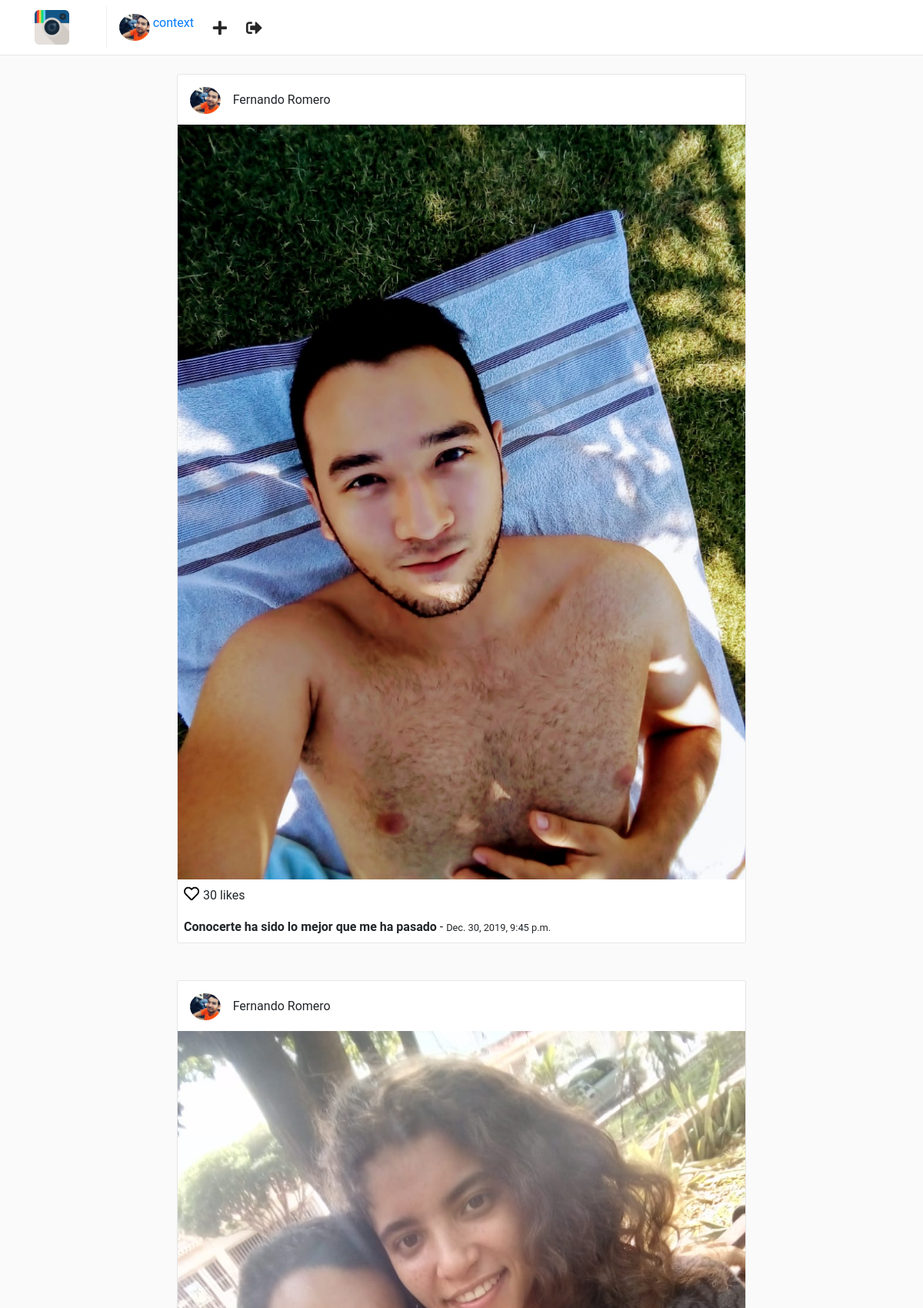
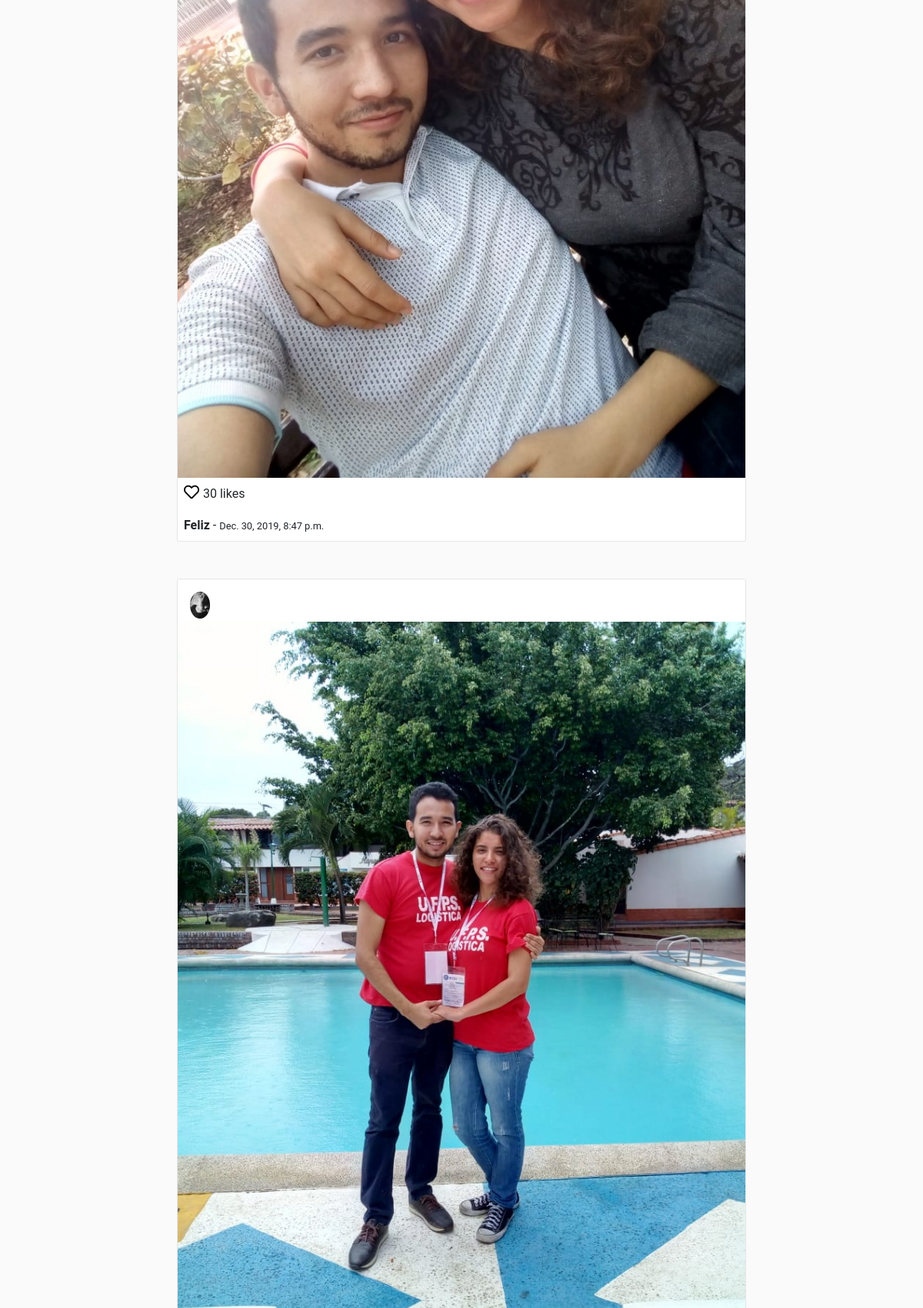
Screenshot of / (signed in, upper part) with the database file from the repository (2 pictures, top to bottom).
### users/models.py (models this page shows, shortened)
class Profile(models.Model):
    user = models.OneToOneField(User, on_delete=models.CASCADE)
    website =  models.URLField(max_length=200, blank=True)
    biography = models.TextField(blank=True)
    phone_number = models.CharField(max_length=20, blank=True)
    picture = models.ImageField(upload_to='users/pictures', blank=True, null= True)
    created = models.DateTimeField(auto_now_add=True)
    modified = models.DateField(auto_now=True)

### posts/models.py (models this page shows, shortened)
class Post(models.Model):
    user = models.ForeignKey(User, on_delete=models.CASCADE)
    profile = models.ForeignKey('users.Profile', on_delete=models.CASCADE)
    title = models.CharField(max_length=255)
    photo = models.ImageField(upload_to='posts/photos')
    created = models.DateTimeField(auto_now_add=True)
    modified = models.DateTimeField(auto_now=True)

### posts/views.py (the view)
# urls.py: path('', views.PostFeedView.as_view(), name='feed'),
class PostFeedView(LoginRequiredMixin, ListView):
    template_name = 'posts/feed.html'
    model= Post
    ordering = ('-created',)
    paginate_by= 30
    context_object_name='posts'

### templates/posts/feed.html (shortened to what this page needs)
{% extends "base.html" %}
{% block container %}
    <div class="container">
        <div class="row">
            {% for post in posts %}
            {% include 'posts/post_card.html' %}
            {% endfor %}
        </div>
    </div>
{% endblock %}

### templates/base.html (shortened to what this page needs)
<!DOCTYPE html>
<html lang="en">
<head>
    {% load static %}
    <link rel="stylesheet" href="{% static 'css/bootstrap.min.css' %}">
    <link rel="stylesheet" href="https://use.fontawesome.com/releases/v5.1.0/css/all.css" />
    <link rel="stylesheet" href="{% static 'css/main.css' %}" />
</head>
<body>
    {% include "nav.html" %}
    <div class="container mt-5">
        {% block container %}
        {% endblock%}
    </div>
</body>
</html>

### templates/nav.html
{% load static %}
<nav class="navbar navbar-expand-lg fixed-top" id="main-navbar">
    <div class="container">
        <a class="navbar-brand pr-5" style="border-right: 1px solid #efefef;" href="{% url 'posts:feed' %}">
            <img src="{% static "img/instagram.png" %}" height="45" class="d-inline-block align-top"/>
        </a>
        <div class="collapse navbar-collapse">
            <ul class="navbar-nav mr-auto">
                <li class="nav-item">
                    <a href="{% url 'users:detail' request.user.username %}">
                        {% if request.user.profile.picture %}
                        <img src="{{ request.user.profile.picture.url }}" height="35" class="d-inline-block align-top rounded-circle"/>
                        {% else %}
                        <img src="{% static 'img/default-profile.png' %}" height="35" class="d-inline-block align-top rounded-circle"/>
                        {% endif %}
context                    </a>
                </li>
                <li class="nav-item nav-icon">
                    <a href="{% url 'posts:create' %}">
                        <i class="fas fa-plus"></i>
                    </a>
                </li>
                <li class="nav-item nav-icon">
                    <a href="{% url 'users:logout' %}">
                        <i class="fas fa-sign-out-alt"></i>
                    </a>
                </li>
            </ul>
        </div>
    </div>
</nav>

### templates/posts/post_card.html
<div class="col-sm-12 col-md-8 offset-md-2 mt-5 p-0 post-container">
    <div class="media pt-3 pl-3 pb-1">
        <a href="{% url "users:detail" post.user.username %}">
            <img class="mr-3 rounded-circle" height="35" src="{{ post.profile.picture.url }}" alt="{{ post.user.get_full_name }}">
        </a>
        <div class="media-body">
            <p style="margin-top: 5px;">{{ post.user.get_full_name  }}</p>
        </div>
    </div>
    <img style="width: 100%;" src="{{ post.photo.url }}" alt="{{ post.title }}">
    <p class="mt-1 ml-2" >
        <a href="" style="color: #000; font-size: 20px;">
            <i class="far fa-heart"></i>
        </a> 30 likes
    </p>
    <p class="ml-2 mt-0 mb-2">
        <b>{{ post.title }}</b> - <small>{{ post.created }}</small>
    </p>
</div>

### static/css/main.css (style rules this page uses)
html, body { background: #fafafa; height: 100%; width: 100%; font-family: 'Roboto', sans-serif; }
#main-navbar { background: #fff; border-bottom: 1px solid rgba(0,0,0,.0975); }
.post-container { background: #fff; border: 1px solid #e6e6e6; border-radius: 3px; }
.nav-icon a { color: #262626; font-size: 1.3em; display: block; margin-top: .2em; margin-left: 1.2em; font-weight: 100; }

### rows the page displays
Post: profile.picture (picture), user.get_full_name "Fernando Romero", photo (picture), title "Conocerte ha sido lo mejor que me ha pasado", created "Dec. 30, 2019, 9:45 p.m."
Post: profile.picture (picture), user.get_full_name "Fernando Romero", photo (picture), title "Feliz", created "Dec. 30, 2019, 8:47 p.m."
Post: profile.picture (picture), photo (picture)
